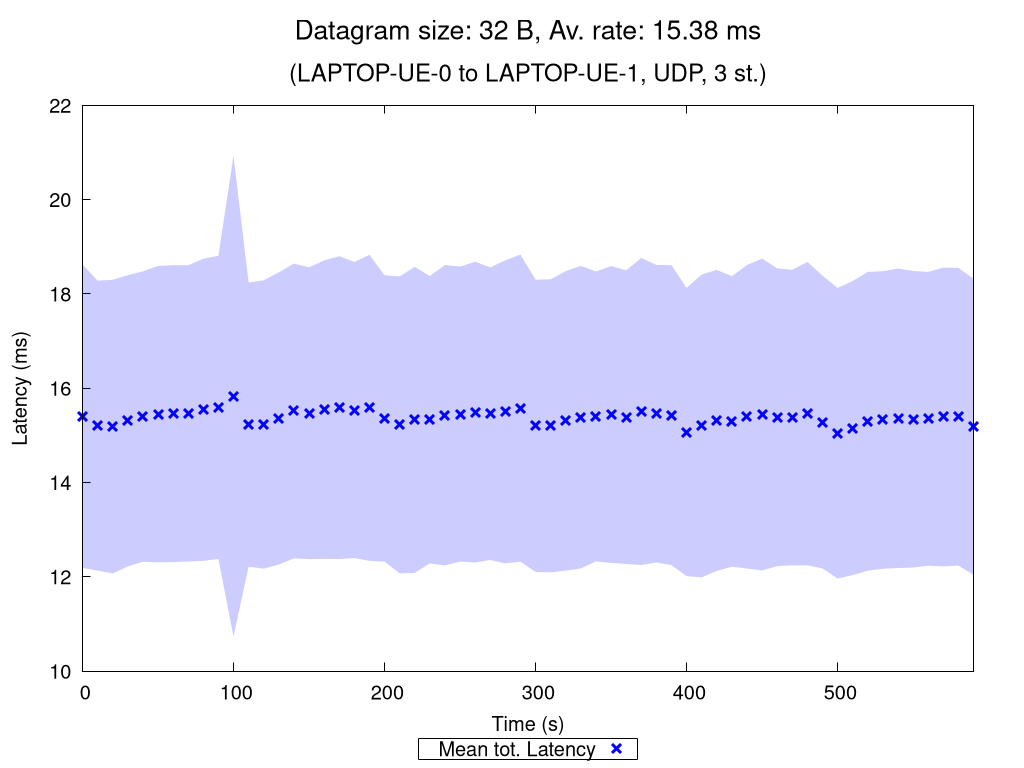

This figure's gnuplot source:
set terminal pngcairo nocrop enhanced size 1024,768 font "Verdana,15"
set output "UDP_3_st_2020_10_09_17-57-21_two2one_00032B.png"

set title "{/=20 Datagram size: 32 B, Av. rate: 15.38 ms}\n\n{/=18 (LAPTOP-UE-0 to LAPTOP-UE-1, UDP, 3 st.)}"

set xlabel "Time (s)"
set ylabel "Latency (ms)"
set ytics nomirror
set key bmargin center horizontal box samplen 1 width -1
set bmargin 4.6
set rmargin 4.5

rf = 1.0  # rate factor
set style fill transparent solid 0.2 noborder
set autoscale xfix
plot "UDP_3_st_2020_10_09_17-57-21_two2one_00032B_iperf_processed.dat" using 1:($2/rf-$3/rf):($2/rf+$3/rf) with filledcurves lc rgb "blue" notitle, \
     "" using 1:($2/rf) with points pt 2 ps 1.5 lw 3 lc rgb "blue" title "Mean tot. Latency", \
